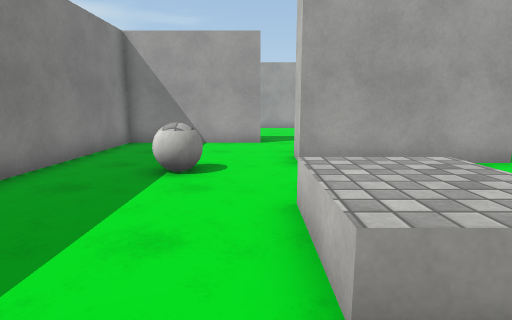
[1] (above)

18 first-person views from a walk through a scene from a Unity 3-D project. The camera is 1.3 m above the floor, tilts 10° down and sees 80° across. The floor is counted in squares, 1 m on a side. Each view is taken from the middle of a square. On the plan, view 1 faces up. The plan holds only what a view shows up to about 14 squares ahead; the rest is blank. Surface patterns are stand-ins for the level's own textures.

[2]
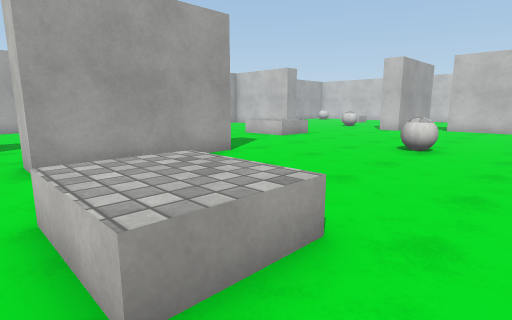

[3]
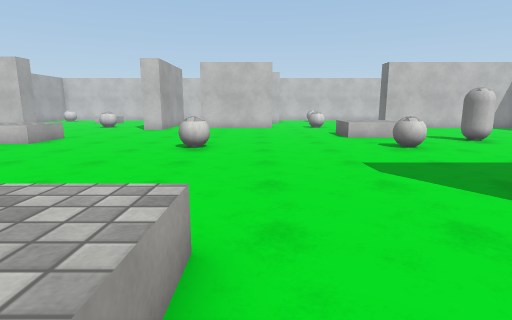

[4]
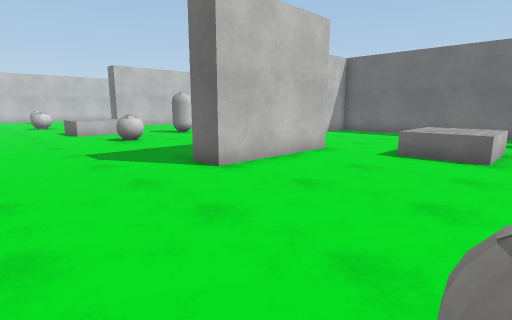

[5]
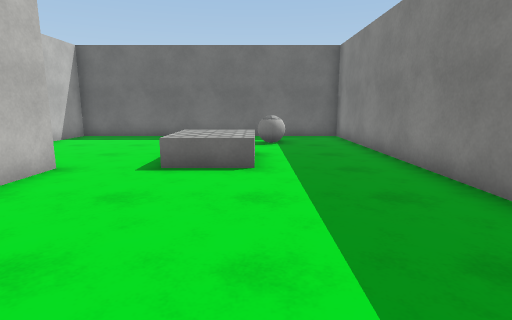

[6]
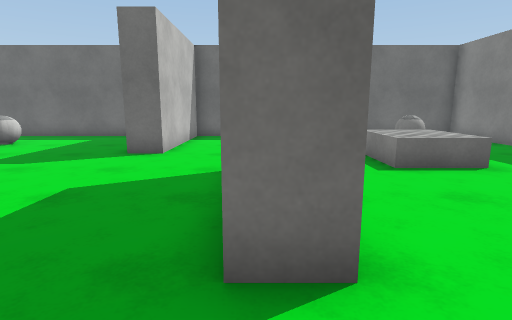

[7]
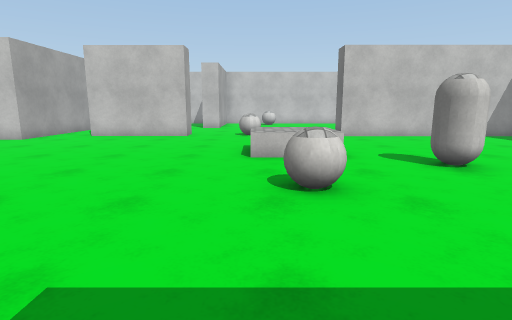

[8]
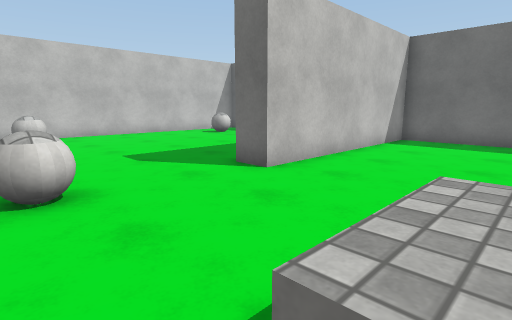

[9]
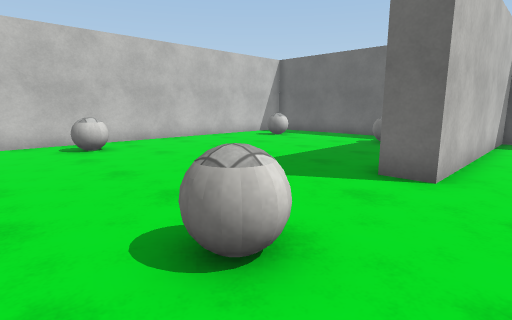

[10]
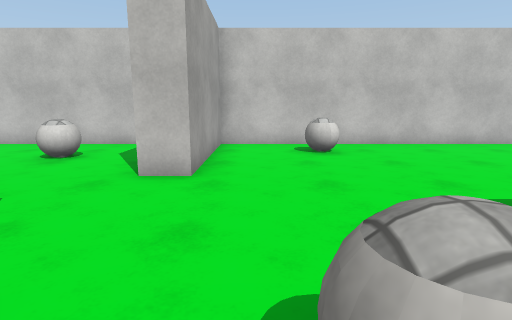

[11]
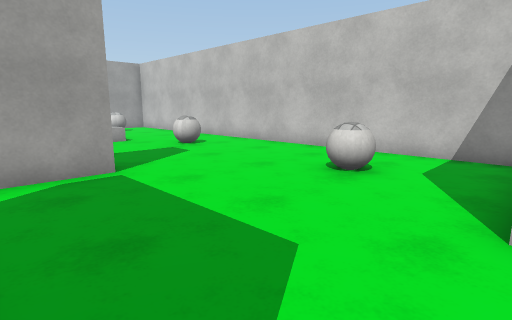

[12]
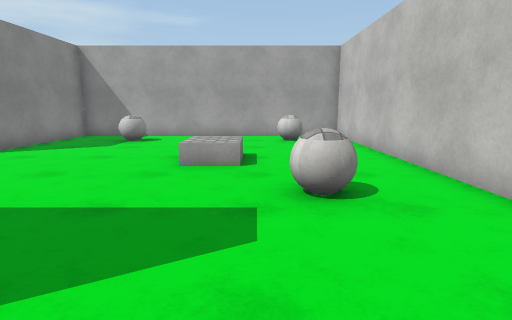

[13]
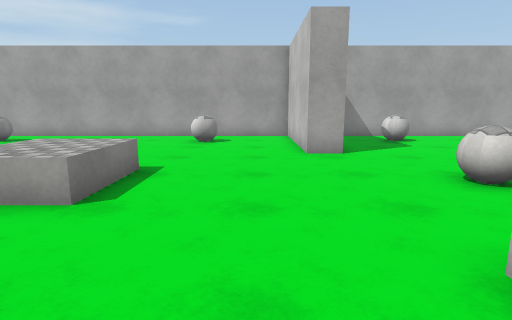

[14]
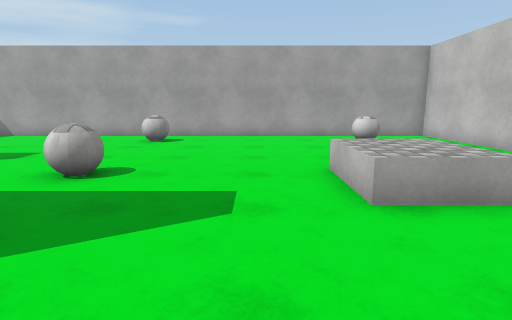

[15]
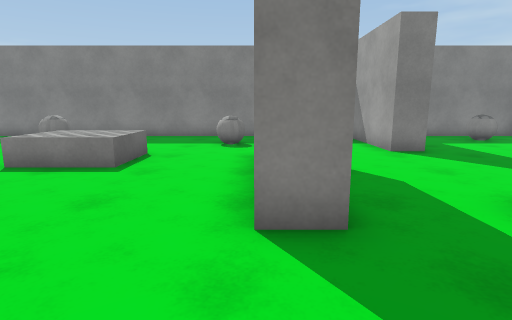

[16]
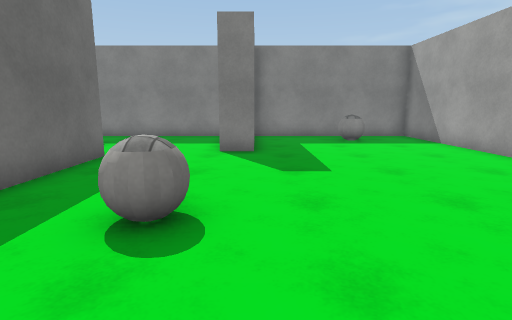

[17]
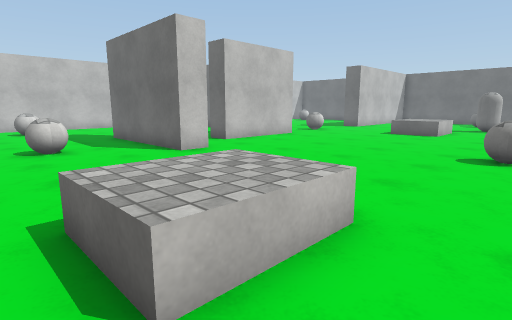

[18]
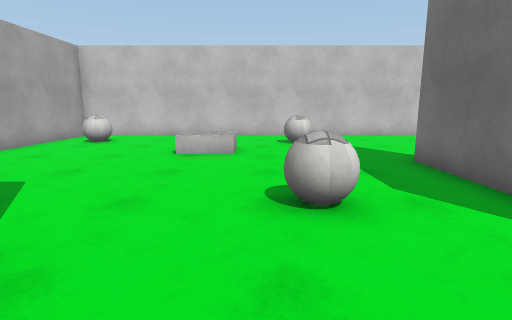

### Floor plan
Points are (right, up) in squares from view 1. A wall is a line through its corners. A room is listed if a view was taken in it or the views show most of it. See-through windows are left out.
Room 1 (views 1, 2, 3, 4, 5, 6, 7, 8, 9, 10, 11, 12, 13, 14, 15, 16, 17, 18)
walls: (19.2, 0) (18.4, 0) (18.4, 4.3) (19.5, 4.3); (5.9, 8) (5.9, 7) (1, 7) (1, 8) (4.4, 8); (22.2, 6.2) (16.9, 6.2) (16.9, 7.2) (22.2, 7.2); (17.5, 13.4) (16.4, 13.4) (16.4, 18.6) (-4.6, 18.6) (-4.6, 11.9); (3.2, -7.4) (3.2, -3.1) (4.2, -3.1); (0.2, 12) (0.2, 10.9) (-4.6, 10.9) (-4.6, -14.5) (6.6, -14.5) (6.6, -9.4) (7.6, -9.4); (28.6, 0.6) (28.6, 18.6) (17.4, 18.6) (17.4, 13.9); (9.6, -14.5) (18.4, -14.5) (18.4, -6.7) (19.5, -6.7); (22.6, -14.5) (23.8, -14.5); (28.6, -11) (28.6, -0.8) (23.6, -0.8) (23.6, 0.2)
objects: other object (-3, -1) to (-2, 0); other object (-3, 15) to (-2, 16); other object (-2, -12) to (-1, -12); other object (-2, 6) to (-1, 6); other object (-1, -10) to (1, -8); other object (1, 2) to (2, 4); other object (5, 10) to (6, 11); other object (5, 16) to (6, 17); other object (9, -4) to (10, -4); other object (9, 3) to (10, 3); other object (11, -8) to (12, -7); other object (11, 9) to (12, 11); other object (12, -12) to (13, -11); other object (13, -5) to (15, -3); other object (13, 16) to (13, 17); other object (19, -3) to (19, -2); other object (19, 10); other object (20, 16) to (21, 17); other object (21, -13) to (22, -12); other object (25, 3) to (26, 3); other object (26, -12) to (27, -12); other object (26, 9) to (26, 10); other object (26, 16) to (27, 17); other object (27, -4)

Where each view was taken, in squares from view 1:
view 1: 0 up, 0 right, facing up
view 2: 0 up, 0 right, facing up-right
view 3: 1 up, 0 right, facing right
view 4: 1 up, 2 left, facing down-right
view 5: 1 down, 1 left, facing down
view 6: 1 down, 4 right, facing down
view 7: 3 down, 5 right, facing right
view 8: 2 down, 14 right, facing down-right
view 9: 1 down, 17 right, facing down-right
view 10: 2 down, 18 right, facing right
view 11: 0 up, 20 right, facing up-right
view 12: 5 up, 25 right, facing up
view 13: 5 up, 15 right, facing up
view 14: 5 up, 9 right, facing up
view 15: 7 up, 9 right, facing left
view 16: 12 up, 9 right, facing left
view 17: 12 up, 9 right, facing down-right
view 18: 11 up, 15 right, facing right
